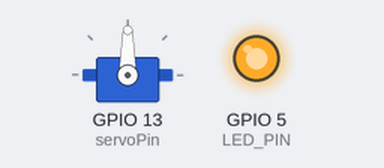
The sketch below on a simulated ESP32. On the bench: servo, output pins drawn as LEDs (lit = HIGH).

Above: at 0.05 s.
At 1.5 s:
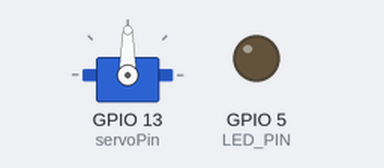
At 3.0 s:
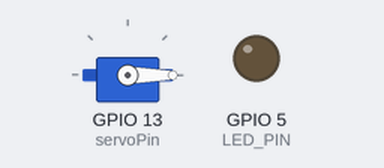
At 5.95 s:
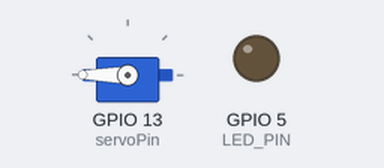
Timing chart, 0 to 7.8 s (numbered marks = the images above):
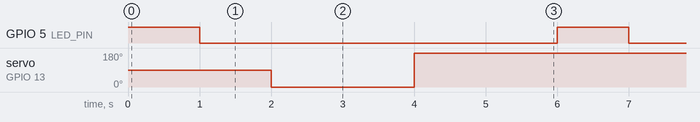

The sketch:

ledandServomotorcode.ino
```cpp
#include <ESP32Servo.h>
Servo myservo;  // create servo object to control a servo
int servoPin = 13;
const int LED_PIN = 5; //LED pin is defined


void setup() {
  pinMode (LED_PIN, OUTPUT);  // Pin 5 is set as OUTPUT
  myservo.setPeriodHertz(50);
  myservo.attach(servoPin);
}
void loop() {


  digitalWrite (LED_PIN, HIGH); // LED on
  delay(1000);  // delay of 1 sec
  digitalWrite (LED_PIN, LOW);  // LED off
  delay(1000);  // delay of 1 sec


  myservo.write(0);
  delay(2000);
  myservo.write(180);
  delay(2000);

}
```

Measured:
- by itself, GPIO 5 (LED_PIN): alternates HIGH for 1.0 s and LOW for 5.0 s
- by itself, servo on GPIO 13 (servoPin): alternates 180° for 4.0 s and 0° for 2.0 s
